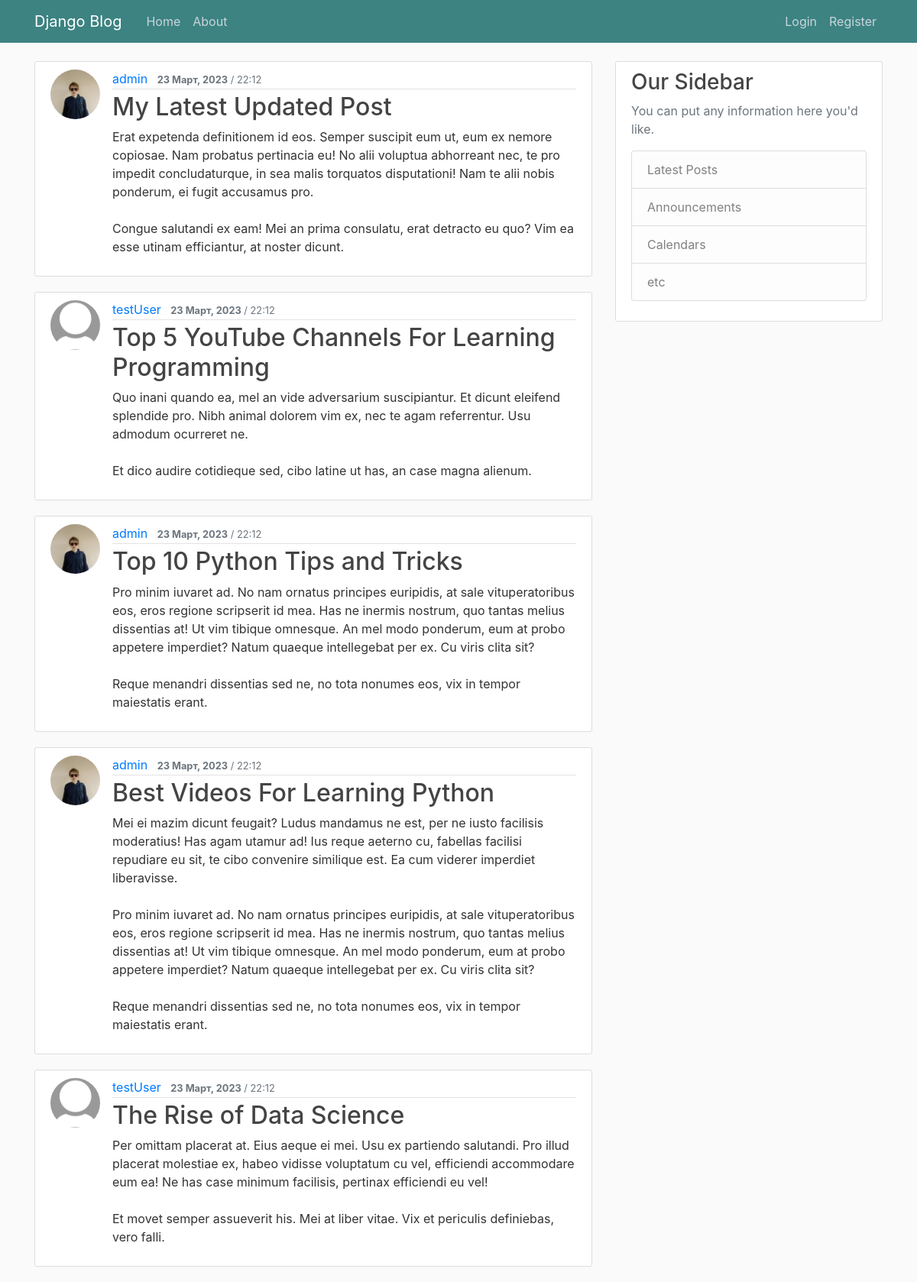
The page / on the database its author committed.
### blog/models.py (models this page shows, shortened)
class Post(models.Model):
    title = models.CharField(max_length=100)
    content = models.TextField()
    date_posted = models.DateTimeField(default=timezone.now)
    author = models.ForeignKey(User, on_delete=models.CASCADE)

### users/models.py (models this page shows, shortened)
class Profile(models.Model):
    user = models.OneToOneField(User, on_delete=models.CASCADE)
    image = models.ImageField(default='default-profile.jpg', upload_to='profile_pics')

### blog/views.py (the view)
# urls.py: path('', PostListView.as_view(), name='blog-home'),
class PostListView(ListView):
    model = Post
    template_name = 'blog/home.html'
    context_object_name = "posts"
    ordering = ['-date_posted']
    paginate_by = 5

### blog/templates/blog/home.html
{% extends "blog/base.html"%}
{% block content %}
	{% for post in posts %}
		<article class="media content-section">
			<img class="rounded-circle article-img"
				src="{{ post.author.profile.image.url }}">
			<div class="media-body">
				<div class="article-metadata">
					<a class="mr-2" href="#">{{ post.author }}</a>
					<small class="text-muted"><b>{{ post.date_posted|date:"j F, Y" }}</b> / {{ post.date_posted|time:"H:i"}}</small>
				</div>
				<h2><a class="article-title" href="{% url 'post-detail' post.id %}">{{ post.title }}</a></h2>
				<p class="article-content">{{ post.content }}</p>
			</div>
		</article>
	{% endfor %}
{% endblock content %}

### blog/static/blog/main.css (style rules this page uses)
body { background: #fafafa; color: #333333; margin-top: 5rem; }
h1, h2, h3, h4, h5, h6 { color: #444444; }
.content-section { background: #ffffff; padding: 10px 20px; border: 1px solid #dddddd; border-radius: 3px; margin-bottom: 20px; }
.article-title { color: #444444; }
.article-content { white-space: pre-line; }
.article-img { height: 65px; width: 65px; margin-right: 16px; }
.article-metadata { padding-bottom: 1px; margin-bottom: 4px; border-bottom: 1px solid #e3e3e3; }

### rows shown on the page
Post: author.profile.image (picture), author "admin", date_posted "23 Март, 2023", date_posted "22:12", title "My Latest Updated Post", content "Erat expetenda definitionem id eos. Semper suscipit eum ut, eum ex nemore copiosae. Nam probatus pertinacia eu! No alii voluptua abhorreant nec, te pro impedit concludaturque, in sea malis torquatos disputationi! Nam te alii nobis ponderum, ei fugit accusamus pro. Congue salutandi ex eam! Mei an prima consulatu, erat detracto eu quo? Vim ea esse utinam efficiantur, at noster dicunt."
Post: author.profile.image (placeholder picture), author "testUser", date_posted "23 Март, 2023", date_posted "22:12", title "Top 5 YouTube Channels For Learning Programming", content "Quo inani quando ea, mel an vide adversarium suscipiantur. Et dicunt eleifend splendide pro. Nibh animal dolorem vim ex, nec te agam referrentur. Usu admodum ocurreret ne. Et dico audire cotidieque sed, cibo latine ut has, an case magna alienum."
Post: author.profile.image (picture), author "admin", date_posted "23 Март, 2023", date_posted "22:12", title "Top 10 Python Tips and Tricks", content "Pro minim iuvaret ad. No nam ornatus principes euripidis, at sale vituperatoribus eos, eros regione scripserit id mea. Has ne inermis nostrum, quo tantas melius dissentias at! Ut vim tibique omnesque. An mel modo ponderum, eum at probo appetere imperdiet? Natum quaeque intellegebat per ex. Cu viris clita sit? Reque menandri dissentias sed ne, no tota nonumes eos, vix in tempor maiestatis erant."
Post: author.profile.image (picture), author "admin", date_posted "23 Март, 2023", date_posted "22:12", title "Best Videos For Learning Python", content "Mei ei mazim dicunt feugait? Ludus mandamus ne est, per ne iusto facilisis moderatius! Has agam utamur ad! Ius reque aeterno cu, fabellas facilisi repudiare eu sit, te cibo convenire similique est. Ea cum viderer imperdiet liberavisse. Pro minim iuvaret ad. No nam ornatus principes euripidis, at sale vituperatoribus eos, eros regione scripserit id mea. Has ne inermis nostrum, quo tantas melius dissentias at! Ut vim tibique omnesque. An mel modo ponderum, eum at probo appetere imperdiet? Natum quaeque intellegebat per ex. Cu viris clita sit? Reque menandri dissentias sed ne, no tota nonumes eos, vix in tempor maiestatis erant."
Post: author.profile.image (placeholder picture), author "testUser", date_posted "23 Март, 2023", date_posted "22:12", title "The Rise of Data Science", content "Per omittam placerat at. Eius aeque ei mei. Usu ex partiendo salutandi. Pro illud placerat molestiae ex, habeo vidisse voluptatum cu vel, efficiendi accommodare eum ea! Ne has case minimum facilisis, pertinax efficiendi eu vel! Et movet semper assueverit his. Mei at liber vitae. Vix et periculis definiebas, vero falli."
